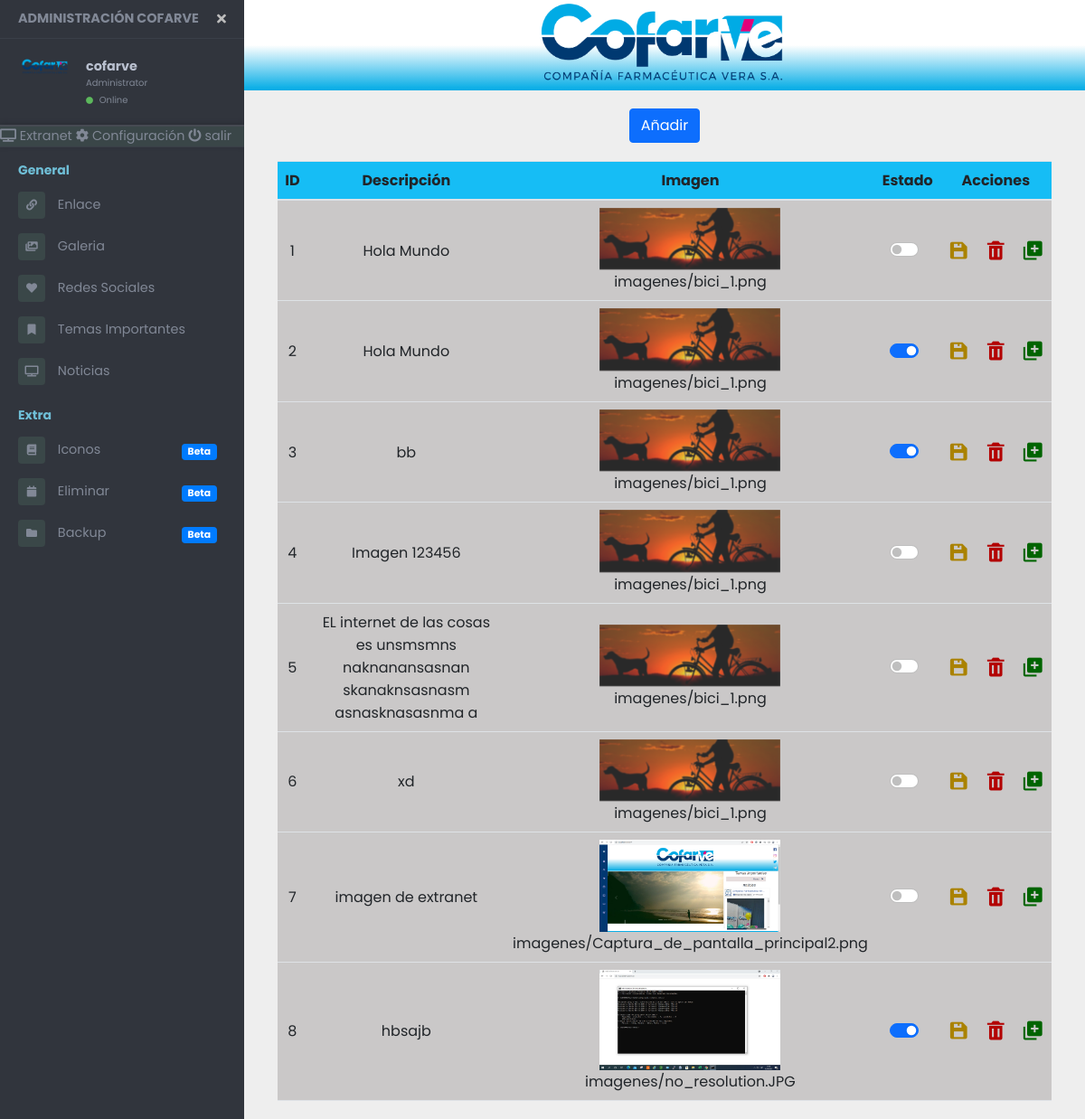
/galeria/ (signed in), run on an earlier commit of the app's database.
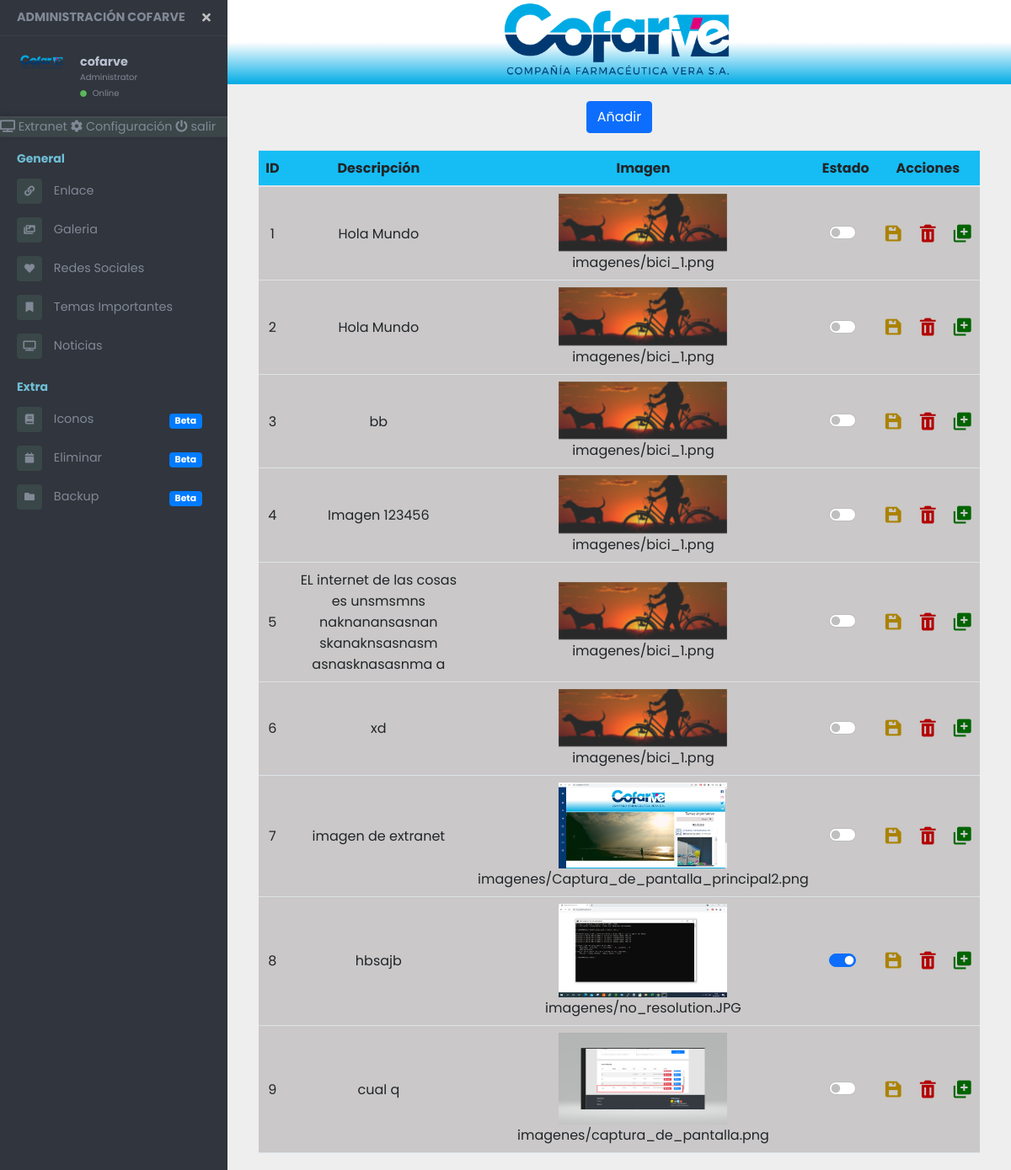
And on a later commit of the database.
### blog/models.py (models this page shows, shortened)
class Galeria(models.Model):
    id = models.AutoField(primary_key=True)
    imageX = models.FileField(upload_to='imagenes', max_length=254, blank=True)
    descripcion= models.CharField(max_length=300, blank=True)
    state = models.BooleanField(default=False)

### blog/views/viewGaleria.py (the view)
# urls.py: path('galeria/',login_required(viewGaleria.galeriaConfi), name= 'galeria'),
def galeriaConfi(request):
    picture = Galeria.objects.all()
    if request.method == 'POST':
        form = PostGaleria(request.POST, request.FILES)
        if form.is_valid():
            form.save()
            return render(request,'edit.html' )
    else:
        form = PostGaleria()
    contexto = {'form' : form, 'picture' : picture}
    return render(request, 'galeria.html', contexto)

### blog/forms.py
class PostGaleria(forms.ModelForm):
    class Meta:
        model = Galeria
        fields = ('id', 'imageX', 'descripcion','state' )

### public/templates/galeria.html (shortened to what this page needs)
{% extends 'encabezado2.html' %}
{% load static %}
  {% block estilos %}
 <link rel="stylesheet" href='{% static "./css/styleAdmin.css" %}'>
  {% endblock estilos %}
  {% block cuerpo %}
      <button type="button" data-toggle="modal" data-target="#ModalRedesAdd"
        class="btn btn-primary btn-nuevo">Añadir</button>
      <table class="table" id="tablaT">
        <thead class="" id="table-head">
          <tr>
            <th>ID</th>
            <th>Descripción</th>
            <th>Imagen</th>
            <th>Estado</th>
            <th colspan="3">Acciones</th>
          </tr>
        </thead>
        <tbody>
          {% for image in picture %}
          <form action="" method="post" class="post-form" id="FormUpdate{{image.id}}">
            <tr class="item-main contenidoMenu" id="contenidoMenu{{image.id}}">
              <td> {{image.id}}</td>
              <td>{{image.descripcion}}</td>
              <td>
                <img src="/media/{{image.imageX}}" data-image-hd="/media/{{image.imageX}}"  alt="Imagen 1" class="imagen" width="200px">
               <br><span> {{image.imageX}}</span>
        </td>
              <td>
                <div class="form-check form-switch">
                  <form action="{% url 'updateState' image.id %}" method="post" id="formularioG{{image.id}}">
                  {% if image.state %}
                  <input class="form-check-input" name="{{image.state}}" type="checkbox" id="flexSwitchCheckChecked"
                    checked onchange="estadoGaleria(`{{image.state}}`, `{% url 'updateState' image.id %}`)">
                  {% else %}
                  <input class="form-check-input" name="{{image.state}}" type="checkbox"
                    id="flexSwitchCheckChecked" onchange="estadoGaleria(`{{image.state}}`, `{% url 'updateState' image.id %}`)">
                  {% endif %}
                   </form>
                </div>
              </td>
              <td> <a id="" href="{% url 'updateimg' image.id %}" class="Button"><i
                    class='bx bxs-save icon-item icon-update' id=""></i></i></a></td>
              <td> <a id="" href="#"  class="modal-action modal-close waves-effect waves-green btn-flat "><i
                    class='bx bxs-trash icon-item icon-delete' id=""></i></a></td>
              <td> <a href="" data-toggle="modal" data-target="#ModalMenu"><i
                    class='bx bxs-add-to-queue icon-item icon-nuevo'></i></a></td>
            </tr>
          </form>
          {% endfor %}
        </tbody>
      </table>
    </div>
  </div>
  {% endblock cuerpo %}

### public/templates/encabezado2.html (shortened to what this page needs)
{% load static %}
<link href="//maxcdn.bootstrapcdn.com/bootstrap/4.0.0/css/bootstrap.min.css" rel="stylesheet" id="bootstrap-css">
<!DOCTYPE html>
<html lang="en">
<head>
    <link rel="stylesheet" href="https://maxcdn.bootstrapcdn.com/bootstrap/4.0.0/css/bootstrap.min.css"
>
        <link href="https://cdn.jsdelivr.net/npm/bootstrap@5.1.3/dist/css/bootstrap.min.css" rel="stylesheet">
    <link rel="stylesheet" href='{% static "./../static/css/encabezado2.css" %}'>
    <link rel="stylesheet" href="https://cdn.jsdelivr.net/npm/boxicons@latest/css/boxicons.min.css" />
    <link rel="stylesheet" href='{% static "./css/styleAdmin.css" %}'>
    <link href="https://use.fontawesome.com/releases/v5.0.6/css/all.css" rel="stylesheet">
  {% block estilos %}
  {% endblock estilos %}
</head>
<body>
<div class="page-wrapper chiller-theme toggled">
  <nav id="sidebar" class="sidebar-wrapper">
    <div class="sidebar-content">
      <div class="sidebar-brand">
        <a href="/administrador">Administración Cofarve</a>
        <div id="close-sidebar">
          <i class="fas fa-times"></i>
        </div>
      </div>
      <div class="sidebar-header">
        <div class="user-pic">
          <img class="img-responsive img-rounded" src='{% static "./../static/img/cofarve.png" %}'  alt="User picture">
        </div>
        <div class="user-info">
          <span class="user-name">
            <strong>{{ user.username }}</strong>
          </span>
          <span class="user-role">Administrator</span>
          <span class="user-status">
            <i class="fa fa-circle"></i>
            <span>Online</span>
          </span>
        </div>
      </div>
      <div class="sidebar-brand2 ">
        <a href="/" target="_blank">
          <i class="fa fa-tv"> </i>
      Extranet
        </a>
        <a href="#" >
          <i class="fa fa-cog"></i>
           Configuración
        </a>
        <a href=""  data-toggle="modal" data-target="#ModalSalir"
        id="btnSubmenuid"  >
          <i class="fa fa-power-off"> </i>
          salir
        </a>
      </div>
      <div class="sidebar-menu">
        <ul>
          <li class="header-menu">
            <span>General</span>
          </li>
          <li>
            <a href="/administrador">
              <i class="fa fa-link"></i>
              <span>Enlace</span>
            </a>
          </li>
          <li >
            <a href="/galeria">
              <i class="fa fa-images"></i>
              <span>Galeria</span>
            </a>
          </li>
          <li class="">
            <a href="/redes-sociales">
              <i class="fa fa-heart"></i>
              <span>Redes Sociales</span>
            </a>
          </li>
          <li class="">
            <a href="/temas-importantes">
              <i class="fa fa-bookmark"></i>
              <span>Temas Importantes</span>
            </a>
          </li>
          <li class="">
            <a href="/noticias">
              <i class="fa fa-tv"></i>
              <span>Noticias</span>
            </a>
          </li>
          <li class="header-menu">
            <span>Extra</span>
          </li>
          <li>
            <a href="#">
              <i class="fa fa-book"></i>
              <span>Iconos</span>
              <span class="badge badge-pill badge-primary">Beta</span>
            </a>
          </li>
          <li>
            <a href="#">
              <i class="fa fa-calendar"></i>
              <span>Eliminar</span>
              <span class="badge badge-pill badge-primary">Beta</span>
            </a>
          </li>
          <li>
            <a href="#">
              <i class="fa fa-folder"></i>
              <span>Backup</span>
              <span class="badge badge-pill badge-primary">Beta</span>
            </a>
          </li>
        </ul>
      </div>
    </div>
  </nav>
  <main class="page-content">
    <div class="content">
      <div id="imagenMain-AD">
        <img src='{% static "./img/cofarve.png" %}'>
      </div>
    {% block cuerpo %}
    {% endblock cuerpo %}
</html>

### public/static/css/encabezado2.css (style rules this page uses)
body { font-size: 0.9rem; }
.page-wrapper .sidebar-wrapper, .sidebar-wrapper .sidebar-brand2 .sidebar-brand > a, .sidebar-wrapper .sidebar-dropdown > a:after, .sidebar-wrapper .sidebar-menu .sidebar-dropdown .sidebar-submenu li a:before, .sidebar-wrapper ul li a i, .page-wrapper .page-content, .sidebar-wrapper .sidebar-menu ul li a, #show-sidebar, #close-sidebar { -webkit-transition: all 0.3s ease; -moz-transition: all 0.3s ease; -ms-transition: all 0.3s ease; -o-transition: all 0.3s ease; transition: all 0.3s ease; }
.page-wrapper { height: 100vh; }
.page-wrapper.toggled .sidebar-wrapper { left: 0px; }
@media screen and (min-width: 768px) { .page-wrapper.toggled .page-content { padding-left: 270px; } }
.sidebar-wrapper { width: 270px; height: 100%; max-height: 100%; position: fixed; top: 0; left: -300px; z-index: 999; }
.sidebar-wrapper ul { list-style-type: none; padding: 0; margin: 0; }
.sidebar-wrapper a { text-decoration: none; }
.sidebar-content { max-height: calc(100% - 30px); height: calc(100% - 30px); overflow-y: auto; position: relative; }
.sidebar-wrapper .sidebar-brand { padding: 10px 20px; display: flex; align-items: center; }
.sidebar-wrapper .sidebar-brand > a { text-transform: uppercase; font-weight: bold; flex-grow: 1; }
.sidebar-wrapper .sidebar-header { padding: 20px; overflow: hidden; }
.sidebar-wrapper .sidebar-header .user-pic { float: left; width: 60px; padding: 2px; border-radius: 12px; margin-right: 15px; overflow: hidden; }
.sidebar-wrapper .sidebar-header .user-pic img { object-fit: cover; width: 100%; }
.sidebar-wrapper .sidebar-header .user-info { float: left; }
.sidebar-wrapper .sidebar-header .user-info > span { display: block; }
.sidebar-wrapper .sidebar-header .user-info .user-role { font-size: 10px; }
.sidebar-wrapper .sidebar-header .user-info .user-status { font-size: 10px; margin-top: 4px; }
.sidebar-wrapper .sidebar-header .user-info .user-status i { font-size: 8px; margin-right: 4px; color: #5cb85c; }
.sidebar-wrapper .sidebar-menu { padding-bottom: 10px; }
.sidebar-wrapper .sidebar-menu .header-menu span { font-weight: bold; font-size: 14px; padding: 15px 20px 5px 20px; display: inline-block; }
.sidebar-wrapper .sidebar-menu ul li a { display: inline-block; width: 100%; text-decoration: none; position: relative; padding: 8px 30px 8px 20px; }
.sidebar-wrapper .sidebar-menu ul li a i { margin-right: 10px; font-size: 12px; width: 30px; height: 30px; line-height: 30px; text-align: center; border-radius: 4px; }
.sidebar-wrapper .sidebar-menu ul li a span.label, .sidebar-wrapper .sidebar-menu ul li a span.badge { float: right; margin-top: 8px; margin-left: 5px; }
.page-wrapper .page-content { display: inline-block; width: 100%; padding-left: 0px; }
.page-wrapper .page-content { overflow-x: hidden; }
.chiller-theme .sidebar-wrapper { background: #31353D; }
.chiller-theme .sidebar-wrapper .sidebar-header, .chiller-theme .sidebar-wrapper .sidebar-menu { border-top: 1px solid #3a3f48; }
.chiller-theme .sidebar-wrapper .sidebar-header .user-info .user-role, .chiller-theme .sidebar-wrapper .sidebar-header .user-info .user-status, .chiller-theme .sidebar-wrapper input.search-menu, .chiller-theme .sidebar-wrapper .input-group-text, .chiller-theme .sidebar-wrapper .sidebar-brand>a, .chiller-theme .sidebar-wrapper .sidebar-menu ul li a, .chiller-theme .sidebar-footer>a { color: #818896; }
.chiller-theme .sidebar-wrapper .sidebar-menu ul li:hover>a, .chiller-theme .sidebar-wrapper .sidebar-menu .sidebar-dropdown.active>a, .chiller-theme .sidebar-wrapper .sidebar-header .user-info, .chiller-theme .sidebar-wrapper .sidebar-brand>a:hover, .chiller-theme .sidebar-footer>a:hover i { color: #b8bfce; }
.page-wrapper.chiller-theme.toggled #close-sidebar { color: #bdbdbd; }
.sidebar-brand2>a { color: #818896; }
.chiller-theme .sidebar-wrapper .sidebar-menu ul li a i, .chiller-theme .sidebar-wrapper .sidebar-menu .sidebar-dropdown div, .chiller-theme .sidebar-wrapper input.search-menu, .chiller-theme .sidebar-wrapper .input-group-text { background: #3a4748; }
.chiller-theme .sidebar-wrapper .sidebar-menu .header-menu span { color: #6fbed6; }
.chiller-theme .sidebar-brand2 { background: #3a4648; box-shadow: 0px -1px 5px #282c33; border-top: 2px solid #464a52; }
.chiller-theme .sidebar-brand2>a:first-child { border-left: none; }
.chiller-theme .sidebar-brand2>a:last-child { border-right: none; }

What changed in the data, as far as the page shows it:
changed Galeria id 2: False (not shown) → "☐"; True "☑" → (not shown)
changed Galeria "bb": False (not shown) → "☐"; True "☑" → (not shown)
added Galeria: id "9", descripcion "cual q", imageX (picture), imageX "imagenes/captura_de_pantalla.png"
